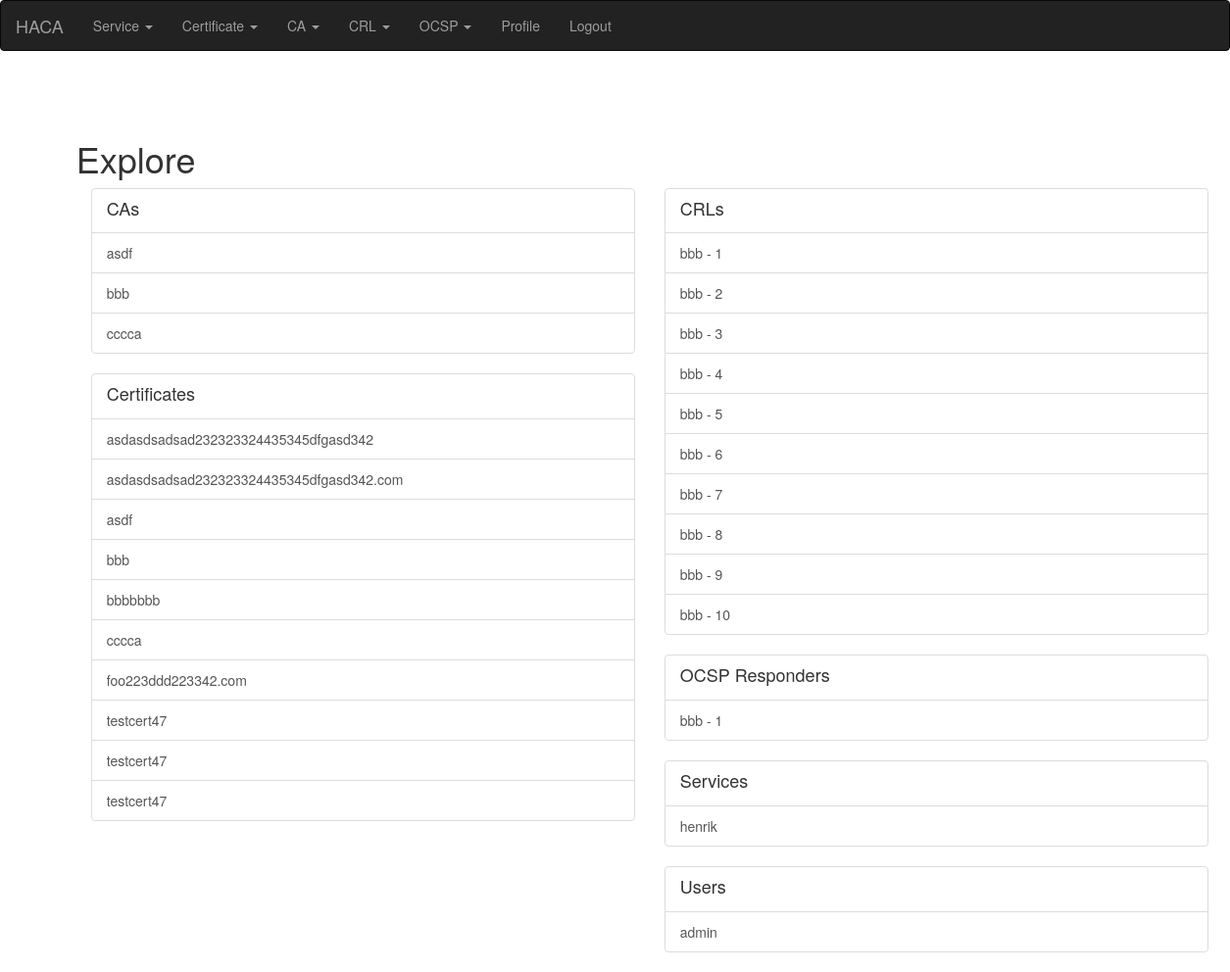
Page / (signed in) on the earlier database version.
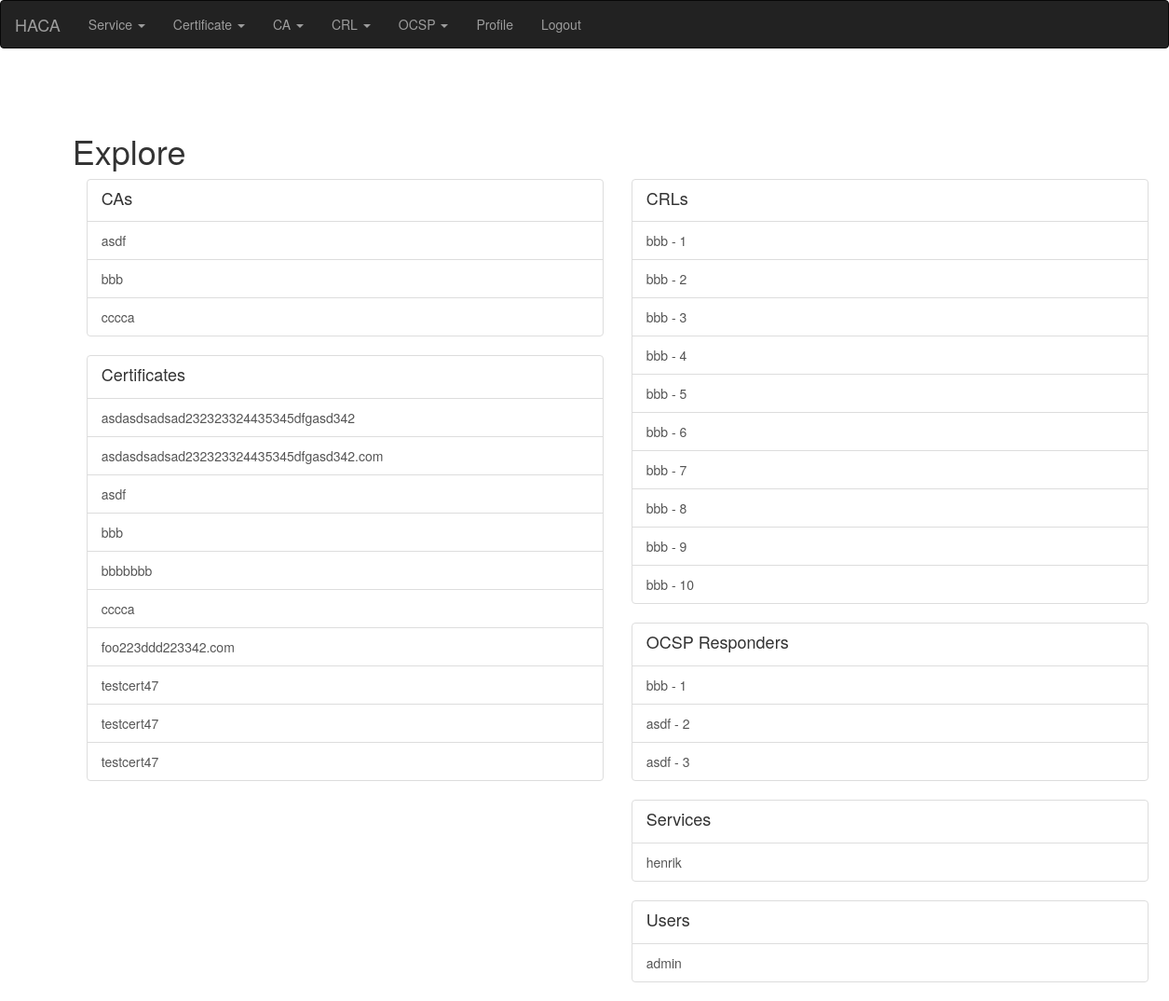
Same page on the later database version.
### app/modules/ca/models.py (models this page shows, shortened)
class CertificationAuthority(PaginatedAPIMixin, db.Model):
    __tablename__ = "certification_authority"
    __searchable__ = ['name', 'comment']
    id = db.Column(db.Integer, primary_key=True)
    name = db.Column(db.String(2000))
    certificate = db.relationship('Certificate', foreign_keys='CertificationAuthority.certificate_id')
    certificate_id = db.Column(db.Integer, db.ForeignKey('certificate.id'))
    ca = db.relationship('CertificationAuthority', foreign_keys='CertificationAuthority.ca_id')
    ca_id = db.Column(db.Integer, db.ForeignKey('certification_authority.id'))
    keys = db.relationship('Keys')
    keys_id = db.Column(db.Integer, db.ForeignKey('keys.id'))
    service = db.relationship('Service')
    service_id = db.Column(db.Integer, db.ForeignKey('service.id'))
    approval = db.Column(db.Integer)
    comment = db.Column(db.String(2000))
    crl_cdp = db.Column(db.String(2000))
    ocsp_url = db.Column(db.String(2000))

### app/modules/certificate/models.py (models this page shows, shortened)
class Certificate(PaginatedAPIMixin, db.Model):
    __tablename__ = "certificate"
    __searchable__ = ['name', 'comment', 'status', 'serial']
    id = db.Column(db.Integer, primary_key=True)
    name = db.Column(db.String(255))
    userid = db.Column(db.String(255))
    serial = db.Column(db.String(255))
    orgunit = db.Column(db.String(255))
    org = db.Column(db.String(255))
    country = db.Column(db.String(255))
    sandns = db.Column(db.String(4000))
    ca = db.relationship('CertificationAuthority', foreign_keys='Certificate.ca_id')
    ca_id = db.Column(db.Integer, db.ForeignKey('certification_authority.id'))
    service = db.relationship('Service')
    service_id = db.Column(db.Integer, db.ForeignKey('service.id'))
    validity_start = db.Column(db.DateTime)
    validity_end = db.Column(db.DateTime)
    cert = db.Column(db.String(2000))
    certserialnumber = db.Column(db.String(100))
    cert_obj = x509
    status = db.Column(db.String(140))
    revocation_time = db.Column(db.DateTime)
    comment = db.Column(db.String(2000))

### app/modules/crl/models.py (models this page shows, shortened)
class Crl(PaginatedAPIMixin, db.Model):
    __tablename__ = "crl"
    __searchable__ = []
    id = db.Column(db.Integer, primary_key=True)
    ca = db.relationship('CertificationAuthority', foreign_keys='Crl.ca_id')
    ca_id = db.Column(db.Integer, db.ForeignKey('certification_authority.id'))
    crl = CertificateRevocationList
    validity_start = db.Column(db.DateTime)
    validity_end = db.Column(db.DateTime)
    pem = db.Column(db.String(2000))

### app/modules/ocsp/models.py (models this page shows, shortened)
class Ocsp(db.Model):
    __tablename__ = "ocsp"
    __searchable__ = ['name', 'status', 'comment']
    id = db.Column(db.Integer, primary_key=True)
    name = db.Column(db.String(140), unique=True)
    userid = db.Column(db.String(255))
    serial = db.Column(db.String(255))
    orgunit = db.Column(db.String(255))
    org = db.Column(db.String(255))
    country = db.Column(db.String(255))
    sandns = db.Column(db.String(4000))
    ca = db.relationship('CertificationAuthority', foreign_keys='Ocsp.ca_id')
    ca_id = db.Column(db.Integer, db.ForeignKey('certification_authority.id'))
    keys = db.relationship('Keys')
    keys_id = db.Column(db.Integer, db.ForeignKey('keys.id'))
    cert = db.Column(db.String(2000))
    validity_start = db.Column(db.DateTime)
    validity_end = db.Column(db.DateTime)
    status = db.Column(db.String(20))
    comment = db.Column(db.String(255))

### app/main/models.py (models this page shows, shortened)
class PaginatedAPIMixin(object):
    @staticmethod
    def to_collection_dict(query, page, per_page, endpoint, **kwargs):
        resources = query.paginate(page, per_page, False)
        print("page: %s per_page: %s endpoint %s" % (page, per_page, endpoint))
        data = {
            'items': [item.to_dict() for item in resources.items],
            '_meta': {
                'page': page,
                'per_page': per_page,
                'total_pages': resources.pages,
                'total_items': resources.total
            },
            '_links': {
                'self': url_for(endpoint, id=id, page=page, per_page=per_page,
                                **kwargs),
                'next': url_for(endpoint, id=id, page=page + 1, per_page=per_page,
                                **kwargs) if resources.has_next else None,
                'prev': url_for(endpoint, id=id, page=page - 1, per_page=per_page,
                                **kwargs) if resources.has_prev else None
            }
        }
        return data

class Service(PaginatedAPIMixin, db.Model):
    __tablename__ = "service"
    __searchable__ = ['name']
    id = db.Column(db.Integer, primary_key=True)
    name = db.Column(db.String(140), unique=True)
    updated = db.Column(db.DateTime, index=True, default=datetime.utcnow)
    color = db.Column(db.String(140))
    users = db.relationship('User', secondary=service_user)
    manager = db.relationship('User', foreign_keys='Service.manager_id')
    manager_id = db.Column(db.Integer, db.ForeignKey('user.id'))

class User(PaginatedAPIMixin, UserMixin, db.Model):
    __tablename__ = "user"
    __searchable__ = ['username', 'email', 'about_me']
    id = db.Column(db.Integer, primary_key=True)
    username = db.Column(db.String(64), index=True, unique=True)
    email = db.Column(db.String(120), index=True, unique=True)
    password_hash = db.Column(db.String(128))
    about_me = db.Column(db.String(140))
    last_seen = db.Column(db.DateTime, default=datetime.utcnow)
    api_key = db.Column(db.String(32), index=True, unique=True)
    token = db.Column(db.String(32), index=True, unique=True)
    token_expiration = db.Column(db.DateTime)
    role = db.Column(db.String(140))
    active = db.Column(db.Integer)

### app/main/routes.py (the view)
@bp.route('/', methods=['GET', 'POST'])
@login_required
def index():
    users = User.query.order_by(User.username).limit(10)
    services = Service.query.order_by(Service.name).limit(10)
    certificates = Certificate.query.order_by(Certificate.name).limit(10)
    cas = CertificationAuthority.query.order_by(CertificationAuthority.name).limit(10)
    crls = Crl.query.order_by(Crl.id).limit(10)
    ocsps = Ocsp.query.order_by(Ocsp.id).limit(10)
    return render_template('index.html', title=_('Explore'),
                           services=services, users=users,
                           certificates=certificates,
                           crls=crls, cas=cas,
                           ocsps=ocsps)

### app/main/models.py (called while the page is built)
@login.user_loader
def load_user(id):
    print(f'regular user loaded for login userid: {id}')
    return User.query.get(int(id))

### app/main/routes.py (called while the page is built)
@bp.before_app_request
def before_request():
    if current_user.is_authenticated:
        current_user.last_seen = datetime.utcnow()
        db.session.commit()
    g.locale = str(get_locale())

### app/templates/index.html
{% extends "base.html" %}
{% import 'bootstrap/wtf.html' as wtf %}
{% block app_content %}
    <div class="container">
      <div class="row">
        <div class="col-sm-6">
    {% if cas %}
      <div class="list-group">
        <a href="{{ url_for('main.ca_list')}}" class="list-group-item">
          <h4 class="list-group-item-heading">{{_('CAs')}}</h4>
        </a>
        {% for ca in cas %}
          <a href="{{ url_for('main.ca_edit', id=ca.id) }}" class="list-group-item">
            {{ca.name}}
          </a>
        {% endfor %}
      </div>
    {% endif %}
    {% if certificates %}
      <div class="list-group">
        <a href="{{ url_for('main.cert_list')}}" class="list-group-item">
          <h4 class="list-group-item-heading">{{_('Certificates')}}</h4>
        </a>
        {% for cert in certificates %}
          <a href="{{ url_for('main.cert_view', id=cert.id) }}" class="list-group-item">
            {{cert.name}}
          </a>
        {% endfor %}
      </div>
    {% endif %}
    </div>
    <div class="col-sm-6">
    {% if crls %}
          <div class="list-group">
            <a href="{{ url_for('main.crl_list')}}" class="list-group-item">
              <h4 class="list-group-item-heading">{{_('CRLs')}}</h4>
            </a>
            {% for crl in crls %}
              <a href="{{ url_for('main.crl_info', id=crl.id) }}" class="list-group-item">
                {{crl.ca.name}} - {{crl.id}}
              </a>
            {% endfor %}
          </div>
    {% endif %}
    {% if ocsps %}
          <div class="list-group">
            <a href="{{ url_for('main.crl_list')}}" class="list-group-item">
              <h4 class="list-group-item-heading">{{_('OCSP Responders')}}</h4>
            </a>
            {% for ocsp in ocsps %}
              <a href="{{ url_for('main.ocsp_info', id=ocsp.id) }}" class="list-group-item">
                {{ocsp.ca.name}} - {{ocsp.id}}
              </a>
            {% endfor %}
          </div>
    {% endif %}
    {% if services %}
      <div class="list-group">
        <a href="{{ url_for('main.service_list')}}" class="list-group-item">
          <h4 class="list-group-item-heading">{{_('Services')}}</h4>
        </a>
        {% for serv in services %}
          <a href="{{ url_for('main.service_edit', server=serv.id) }}" class="list-group-item">
            {{serv.name}}
          </a>
        {% endfor %}
      </div>
    {% endif %}
    {% if users %}
    <div class="list-group">
          <a href="{{ url_for('main.user_list')}}" class="list-group-item">
          <h4 class="list-group-item-heading">{{_('Users')}}</h4>
          </a>
          {% for u in users %}
            <a href="{{ url_for('main.user', username=u.username) }}" class="list-group-item">
              {{u.username}}
            </a>
          {% endfor %}
      </div>
    {% endif %}
  </div>
</div>
{% endblock %}

Differences in the rows shown:
added Ocsp: ca.name "asdf", id "2"
added Ocsp: ca.name "asdf", id "3"
